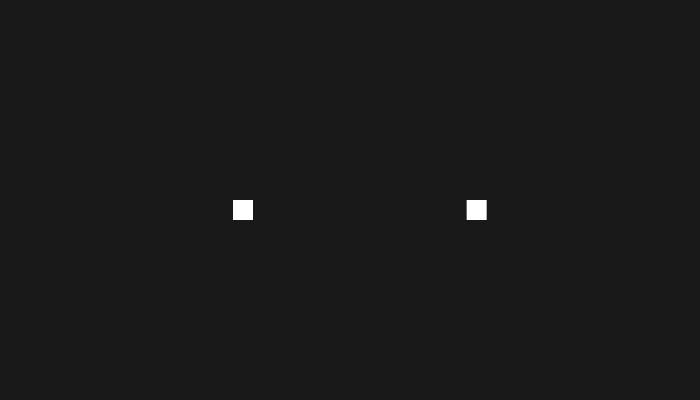
Frame 1 (no input)
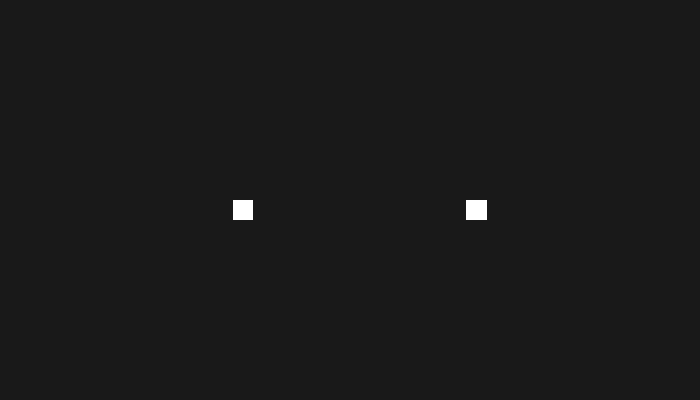
Frame 60 (the mouse pressed at the canvas centre just before this capture)
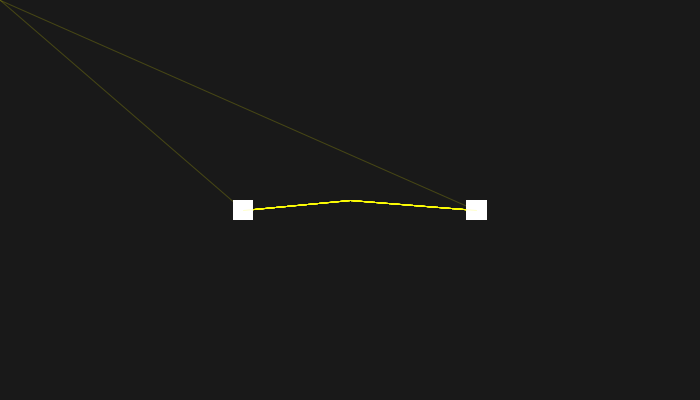
Frame 120 (the mouse held since frame 60 and released just before this capture)

The Processing sketch that drew these frames (run headless with seeded random() and noise(); from frame 60 on, the mouse is pressed at the canvas centre):

// Processing sketch: processing_116690
// ── processing_116690.pde

void setup(){
  size(700, 400);
  smooth();
  background(25);
}

void draw(){

  noStroke();
  rect(width/3, height/2, 20, 20);
  rect(width/1.5, height/2, 20, 20);
  
  if (mousePressed == true) {
  stroke(255,255,0, 50);
  strokeWeight(1);
  line(width/3+10, height/2+10, pmouseX, pmouseY);
  line(width/1.5+10, height/2+10, pmouseX, pmouseY);
  }
}
